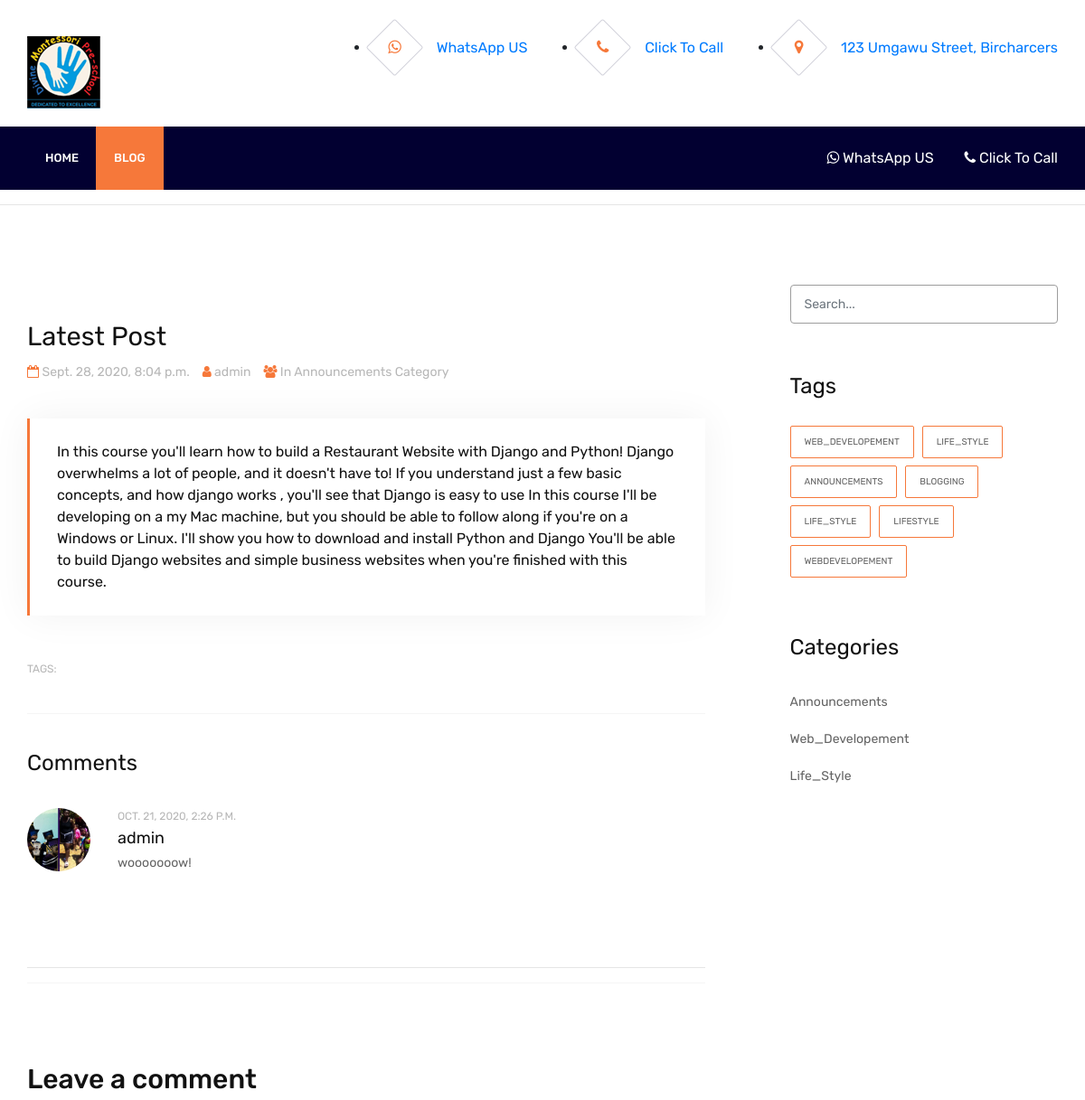
/blog/5 (upper part), run on an earlier commit of the app's database.
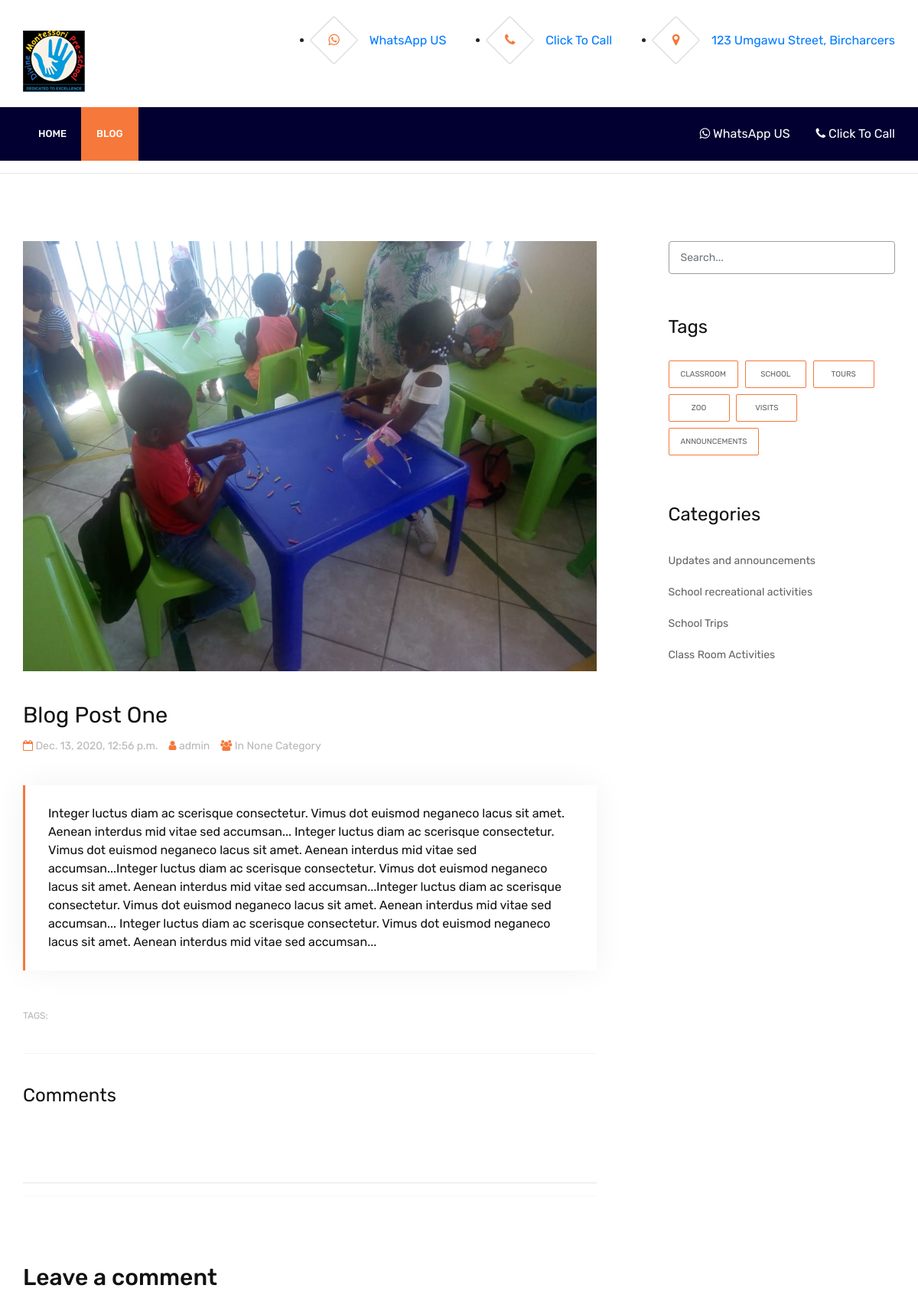
And on a later commit of the database.
### blog/models.py (models this page shows, shortened)
class Post(models.Model):
    title = models.CharField(max_length=50)
    image = models.ImageField(upload_to='blog/' , blank=True, null=True)
    content = models.TextField()
    author = models.ForeignKey(User , on_delete=models.CASCADE)
    category = models.ForeignKey('Category' ,null=True, on_delete=models.SET_NULL)
    created = models.DateTimeField(default=timezone.now)
    tags = TaggableManager(blank=True)
    class Meta:
        verbose_name = 'post'
        verbose_name_plural = 'posts'
    def __str__(self):
        return self.title

class Category(models.Model):
    category_name = models.CharField(max_length=50)
    class Meta:
        verbose_name = 'category'
        verbose_name_plural = 'categories'
    def __str__(self):
        return self.category_name

class Comment(models.Model):
    user = models.ForeignKey(User , on_delete=models.CASCADE)
    post = models.ForeignKey(Post , on_delete=models.CASCADE)
    content = models.TextField()
    created = models.DateTimeField(default=timezone.now)

### blog/views.py (the view)
# urls.py: path('<int:id>' , views.post_detail , name='post_detail'),
def post_detail(request , id):
    post_detail = Post.objects.get(id=id)
    categories = Category.objects.all()
    all_tags = Tag.objects.all()
    comments = Comment.objects.filter(post=post_detail)
    comment_form = CommentForm()
    if request.method == 'POST' :
        comment_form = CommentForm(request.POST)
        if comment_form.is_valid():
            new_comment = comment_form.save(commit=False)
            new_comment.user = request.user
            new_comment.post = post_detail
            new_comment.save()
    else:
        comment_form = CommentForm()
    context = {
        'post_detail' : post_detail ,
        'categories' : categories ,
        'all_tags' : all_tags ,
        'comments' : comments ,
        'comment_form' : comment_form ,
    }
    return render(request , 'Post/post_detail.html' , context)

### blog/forms.py
class CommentForm(forms.ModelForm):
    class Meta:
        model = Comment
        fields = [
            'content'
        ]

### blog/templates/Post/post_detail.html (shortened to what this page needs)
{% load static %}
{% load bootstrap4 %}
<!DOCTYPE html>
<html lang="en">
<head>
	<link rel="stylesheet" href="{% static 'new/css/bootstrap.min.css' %}"/>
	<link rel="stylesheet" href="{% static 'new/css/font-awesome.min.css' %}"/>
	<link rel="stylesheet" href="{% static 'new/css/themify-icons.css' %}"/>
	<link rel="stylesheet" href="{% static 'new/css/owl.carousel.css' %}"/>
	<link rel="stylesheet" href="{% static 'new/css/style.css' %}"/>
</head>
<body>
	<header class="header-section">
		<div class="container">
			<a href="/" class="site-logo"><img src="{% static 'new/img/logo.png' %}" alt=""></a>
			<div class="header-info">
                <div class="hf-item">
                    <li><a href="https://wa.me/?text=I'm%20inquiring%20about%20divine%20montessori%20pre-school%20enrollments/<+27834269671/"><i class="fa fa-whatsapp"></i> WhatsApp US</a></li>
				</div>
				<div class="hf-item">
                    <li><a href="tel:+27834269671"><i class="fa fa-phone"></i> Click To Call</a></li>
				</div>
				<div class="hf-item">
                    <li><a href=""><i class="fa fa-map-marker"></i> 123 Umgawu Street, Bircharcers</a></li>
				</div>
			</div>
		</div>
	</header>
	<nav class="nav-section">
		<div class="container">
			<div class="nav-right">
				<a href="https://wa.me/?text=I'm%20inquiring%20about%20divine%20montessori%20pre-school%20enrollments/<+27834269671/"><i class="fa fa-whatsapp"></i> WhatsApp US</a>
				<a href="tel:+27834269671"><i class="fa fa-phone"></i> Click To Call</a>
			</div>
			<ul class="main-menu">
				<li><a href="/">Home</a></li>
				<li class="active"><a href="{% url 'blog:post_list' %}">blog</a></li>
			</ul>
		</div>
	</nav>
<hr><br><br><br>
	<section class="blog-page-section spad pt-0">
		<div class="container">
			<div class="row">
				<div class="col-md-8">
					<div class="post-item post-details">
						<img src="{{post_detail.image.url}}" class="post-thumb-full" alt="">
						<div class="post-content">
							<h3><a href="single-blog.html">{{post_detail}}</a></h3>
							<div class="post-meta">
								<span><i class="fa fa-calendar-o"></i> {{post_detail.created}}</span>
								<span><i class="fa fa-user"></i>  {{post_detail.author}}</span>
								<span><i class="fa fa-group"></i> In {{post_detail.category}} Category</span>
							</div>
							<blockquote>{{post_detail.content|safe}}</blockquote>
								<div class="tag">Tags:
								</div>
						</div>
						<div class="comment-warp">
							<h4 class="comment-title">Comments</h4>
							<ul class="comment-list">
								<li>
									{% for comment in comments  %}
										<div class="comment">
											<div class="comment-avator set-bg" data-setbg="{% static 'new/img/blog/comment/1.jpg' %}"></div>
												<div class="comment-content">
													<span class="c-date">{{comment.created}}</span>
													<h5>{{comment.user}}</h5>
													<p>{{comment.content}}</p>
												</div>
										</div>
									{% endfor %}
								</li>
							</ul>
						<br><br><hr>
							<div class="comment-form-warp">
								<div class="comment-form-wrap pt-5">
									<h3 class="mb-5">Leave a comment</h3>
								  </div>
							</div>
						</div>
					</div>
				</div>
				<div class="col-sm-8 col-md-5 col-lg-4 col-xl-3 offset-xl-1 offset-0 pl-xl-0 sidebar">
					<div class="widget">
						<form action=" {% url 'blog:post_list' %}" method="GET" class="search-widget">
							<input type="text" class="form-control" name='q' value="{{request.GET.q}}" placeholder="Search...">
							<button></button>
						</form>
					</div>
					<div class="widget">
						<h4 class="widget-title">Tags</h4>
						<div class="tags">
							{% for tag in all_tags  %}
							<a href="{% url 'blog:post_by_tag' tag %}">{{tag}}</a>
							{% endfor %}
						</div>
					</div>
					<div class="widget">
						<h4 class="widget-title">Categories</h4>
						{% for category in categories  %}
						<ul>
							<li><a href="#">{{category}}</a></li>
						</ul>
						{% endfor %}
					</div>
				</div>
			</div>
		</div>
	</section>
</body>
</html>

### static/new/css/style.css (style rules this page uses)
html, body { height: 100%; font-family: 'Rubik', sans-serif; }
h1, h2, h3, h4, h5, h6 { color: #111111; margin: 0; font-weight: 500; font-family: 'Rubik', sans-serif; }
h3 { font-size: 30px; }
h4 { font-size: 24px; }
img { max-width: 100%; }
ul, ol { padding: 0; margin: 0; }
.spad { padding-top: 90px; padding-bottom: 90px; }
.header-section { padding: 20px 0; overflow: hidden; }
.site-logo { display: inline-block; margin-right: 50px; padding-top: 20px; }
.header-info { display: inline-block; float: right; }
.header-info .hf-item { display: inline-block; margin-left: 35px; }
.header-info .hf-item i { width: 45px; height: 45px; display: inline-block; position: relative; text-align: center; color: #f6783a; font-size: 17px; padding-top: 13px; margin-right: 20px; margin-top: 10px; margin-bottom: 10px; }
.header-info .hf-item i:after { position: absolute; content: ''; width: 100%; height: 100%; left: 0; top: 0; border: 1px solid #d2d2db; -webkit-transform: rotate(45deg); -ms-transform: rotate(45deg); transform: rotate(45deg); border-radius: 2px; }
.nav-section { background: #020031; }
.nav-section .nav-right { float: right; padding-top: 23px; }
.nav-section .nav-right a { color: #fff; margin-left: 30px; font-size: 16px; }
.main-menu { list-style: none; }
.main-menu li { display: inline; }
.main-menu li a { display: inline-block; color: #fff; font-size: 13px; text-transform: uppercase; font-weight: 500; padding: 25px 20px; margin-right: -5px; -webkit-transition: all 0.4s ease 0s; -o-transition: all 0.4s ease 0s; transition: all 0.4s ease 0s; }
.main-menu li.active a { background: #f6783a; }
.post-item { margin-bottom: 60px; }
.post-item .post-thumb-full { margin-bottom: 40px; }
.post-item .post-content h3 { font-size: 29px; font-weight: 400; margin-bottom: 10px; }
.post-item .post-content h3 a { color: #111111; }
.post-item .post-meta { margin-bottom: 10px; }
.post-item .post-meta span { margin-right: 10px; font-size: 14px; color: #b7b7b7; }
.post-item .post-meta span i { color: #f6783a; }
.post-item .tag { padding-top: 15px; padding-bottom: 40px; font-size: 12px; text-transform: uppercase; color: #b7b7b7; }
.comment-warp { padding-top: 40px; border-top: 1px solid #f5f5f5; }
.comment-warp .comment-title { font-weight: 400; margin-bottom: 35px; }
.comment-form-warp { padding: 40px 0; border-top: 1px solid #f5f5f5; }
.widget { margin-bottom: 55px; margin-left: -19px; }
.widget .widget-title { font-weight: 400; font-size: 24px; margin-bottom: 30px; }
.widget ul { list-style: none; }
.widget ul a { font-size: 14px; color: #636363; margin-bottom: 10px; padding: 5px 0; display: inline-block; }
.widget .search-widget { position: relative; }
.widget .search-widget input { width: 100%; border: 1px solid #9d9d9d; padding: 10px 15px; padding-right: 55px; font-size: 14px; }
.widget .search-widget button { position: absolute; height: 100%; right: 0; top: 0; border: none; width: 50px; padding-top: 5px; color: #b7b7b7; background-color: transparent; -webkit-transform: rotateY(180deg); transform: rotateY(180deg); }
.widget .tags a { min-width: 80px; text-transform: uppercase; display: inline-block; font-size: 10px; line-height: 10px; color: #636363; padding: 12px 15px; border: 1px solid #f6783a; margin-right: 5px; margin-bottom: 8px; text-align: center; border-radius: 2px; }
.post-item.post-details { margin-bottom: 0; }
.post-item.post-details blockquote { padding: 25px 30px; font-size: 16px; color: #111111; border-left: 3px solid #f6783a; -webkit-box-shadow: 0 0 40px #f2f2f2; box-shadow: 0 0 40px #f2f2f2; margin: 40px 0 35px; }
@media (min-width: 1200px) { .container { max-width: 1170px; } }

What changed in the data, as far as the page shows it:
removed Comment: created "OCT. 21, 2020, 2:26 P.M.", user "admin", content "wooooooow!"
removed Tag: name "WEB_DEVELOPEMENT"
removed Tag: name "LIFE_STYLE"
removed Tag: name "BLOGGING"
removed Tag: name "LIFE_STYLE"
removed Tag: name "LIFESTYLE"
removed Tag: name "WEBDEVELOPEMENT"
removed Category: category_name "Announcements"
removed Category: category_name "Web_Developement"
removed Category: category_name "Life_Style"
changed Post "admin": image: picture added; title "Latest Post" → "Blog Post One"; created "Sept. 28, 2020, 8:04 p.m." → "Dec. 13, 2020, 12:56 p.m."; category "Announcements" → "None"; content "In this course you'll learn how to build a Restaurant Website with Django and Python! Django overwhelms a lot of people, and it doesn't have to! If you understand just a few basic concepts, and how django works , you'll see that Django is easy to use In this course I'll be developing on a my Mac machine, but you should be able to follow along if you're on a Windows or Linux. I'll show you how to download and install Python and Django You'll be able to build Django websites and simple business websites when you're finished with this course." → "Integer luctus diam ac scerisque consectetur. Vimus dot euismod neganeco lacus sit amet. Aenean interdus mid vitae sed accumsan... Integer luctus diam ac scerisque consectetur. Vimus dot euismod neganeco lacus sit amet. Aenean interdus mid vitae sed accumsan...Integer luctus diam ac scerisque consectetur. Vimus dot euismod neganeco lacus sit amet. Aenean interdus mid vitae sed accumsan...Integer luctus diam ac scerisque consectetur. Vimus dot euismod neganeco lacus sit amet. Aenean interdus mid vitae sed accumsan... Integer luctus diam ac scerisque consectetur. Vimus dot euismod neganeco lacus sit amet. Aenean interdus mid vitae sed accumsan..."
added Tag: name "CLASSROOM"
added Tag: name "SCHOOL"
added Tag: name "TOURS"
added Tag: name "ZOO"
added Tag: name "VISITS"
added Category: category_name "Updates and announcements"
added Category: category_name "School recreational activities"
added Category: category_name "School Trips"
added Category: category_name "Class Room Activities"
